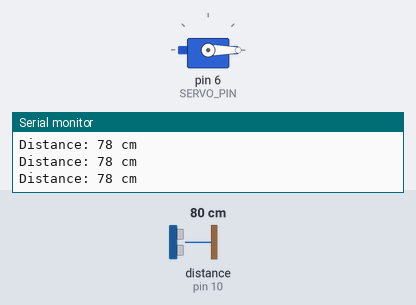
A sketch run on a simulated Arduino Uno, built with avr-gcc and run on an emulated ATmega328P. Shown: servo, the last lines printed to the serial monitor. Wiring (inferred from the names in the program): ultrasonic range finder: trigger pin 9; echo pin 10. Inputs (shaded band) come from the test bench; at power-on: distance to the obstacle (sensor on pin 10) 80 cm. The echo pulse lasts 58.3 µs per cm.

Above: at 1.2 s.
1.3 s: distance to the obstacle (sensor on pin 10) set to 24 cm
2.8 s: distance to the obstacle (sensor on pin 10) set to 19 cm
At 3.6 s:
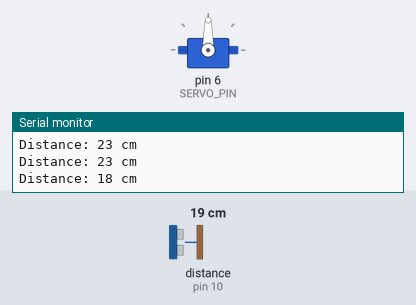
4.3 s: distance to the obstacle (sensor on pin 10) set to 35 cm
At 7.0 s:
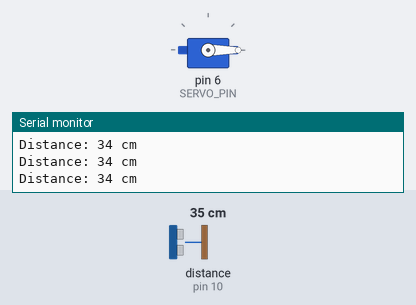
7.3 s: distance to the obstacle (sensor on pin 10) set to 2 cm
At 7.9 s:
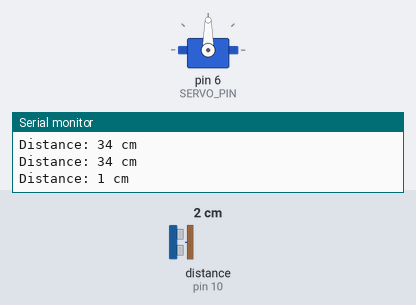
Timing chart, 0 to 9.9 s (numbered marks = the images above; inputs shaded):
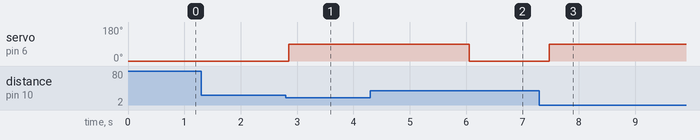

Measured:
- the behaviour switches between 22 and 21 cm on distance to the obstacle (sensor on pin 10) (found by bisection; images 0 and 1)
- after the input at 2.8 s, servo on pin 6 (SERVO_PIN): 0° → 90° after 0.06 s
- after the input at 4.3 s, servo on pin 6 (SERVO_PIN): 90° → 0° after 1.8 s
- after the input at 7.3 s, servo on pin 6 (SERVO_PIN): 0° → 90° after 0.18 s

The sketch:

parking_gate.ino
```cpp
#include <Servo.h>

#define TRIG_PIN 9
#define ECHO_PIN 10
#define SERVO_PIN 6

#define DETECT_DISTANCE 20  // cm
#define GATE_OPEN_ANGLE  90
#define GATE_CLOSE_ANGLE 0
#define GATE_DELAY 3000     // ms，開門後等待時間

Servo gate;

long measureDistance() {
  digitalWrite(TRIG_PIN, LOW);
  delayMicroseconds(2);
  digitalWrite(TRIG_PIN, HIGH);
  delayMicroseconds(10);
  digitalWrite(TRIG_PIN, LOW);

  long duration = pulseIn(ECHO_PIN, HIGH);
  return duration * 0.034 / 2;
}

void setup() {
  pinMode(TRIG_PIN, OUTPUT);
  pinMode(ECHO_PIN, INPUT);
  gate.attach(SERVO_PIN);
  gate.write(GATE_CLOSE_ANGLE);
  Serial.begin(9600);
}

void loop() {
  long distance = measureDistance();
  Serial.print("Distance: ");
  Serial.print(distance);
  Serial.println(" cm");

  if (distance > 0 && distance <= DETECT_DISTANCE) {
    gate.write(GATE_OPEN_ANGLE);
    delay(GATE_DELAY);
  } else {
    gate.write(GATE_CLOSE_ANGLE);
  }

  delay(200);
}
```
